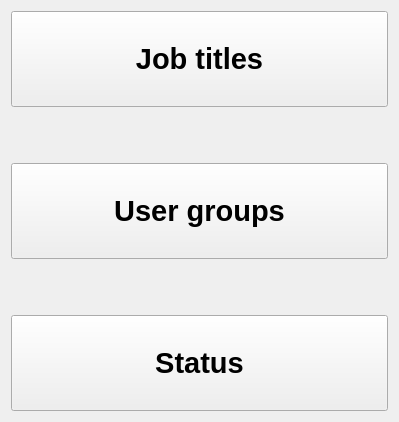
<?xml version="1.0" encoding="UTF-8"?>
<ui version="4.0">
 <class>systemProperties</class>
 <widget class="QWidget" name="systemProperties">
  <property name="geometry">
   <rect>
    <x>0</x>
    <y>0</y>
    <width>399</width>
    <height>422</height>
   </rect>
  </property>
  <property name="windowTitle">
   <string>Form</string>
  </property>
  <layout class="QVBoxLayout" name="verticalLayout">
   <item>
    <widget class="QPushButton" name="job_titles_btn">
     <property name="sizePolicy">
      <sizepolicy hsizetype="Minimum" vsizetype="Preferred">
       <horstretch>0</horstretch>
       <verstretch>0</verstretch>
      </sizepolicy>
     </property>
     <property name="font">
      <font>
       <pointsize>22</pointsize>
       <weight>75</weight>
       <bold>true</bold>
      </font>
     </property>
     <property name="text">
      <string>Job titles</string>
     </property>
    </widget>
   </item>
   <item>
    <spacer name="verticalSpacer">
     <property name="orientation">
      <enum>Qt::Vertical</enum>
     </property>
     <property name="sizeType">
      <enum>QSizePolicy::Fixed</enum>
     </property>
     <property name="sizeHint" stdset="0">
      <size>
       <width>20</width>
       <height>50</height>
      </size>
     </property>
    </spacer>
   </item>
   <item>
    <widget class="QPushButton" name="groups_btn">
     <property name="sizePolicy">
      <sizepolicy hsizetype="Minimum" vsizetype="Preferred">
       <horstretch>0</horstretch>
       <verstretch>0</verstretch>
      </sizepolicy>
     </property>
     <property name="font">
      <font>
       <pointsize>22</pointsize>
       <weight>75</weight>
       <bold>true</bold>
      </font>
     </property>
     <property name="text">
      <string>User groups</string>
     </property>
    </widget>
   </item>
   <item>
    <spacer name="verticalSpacer_2">
     <property name="orientation">
      <enum>Qt::Vertical</enum>
     </property>
     <property name="sizeType">
      <enum>QSizePolicy::Fixed</enum>
     </property>
     <property name="sizeHint" stdset="0">
      <size>
       <width>20</width>
       <height>50</height>
      </size>
     </property>
    </spacer>
   </item>
   <item>
    <widget class="QPushButton" name="status_btn">
     <property name="sizePolicy">
      <sizepolicy hsizetype="Minimum" vsizetype="Preferred">
       <horstretch>0</horstretch>
       <verstretch>0</verstretch>
      </sizepolicy>
     </property>
     <property name="font">
      <font>
       <pointsize>22</pointsize>
       <weight>75</weight>
       <bold>true</bold>
      </font>
     </property>
     <property name="text">
      <string>Status</string>
     </property>
    </widget>
   </item>
  </layout>
 </widget>
 <resources/>
 <connections/>
</ui>
